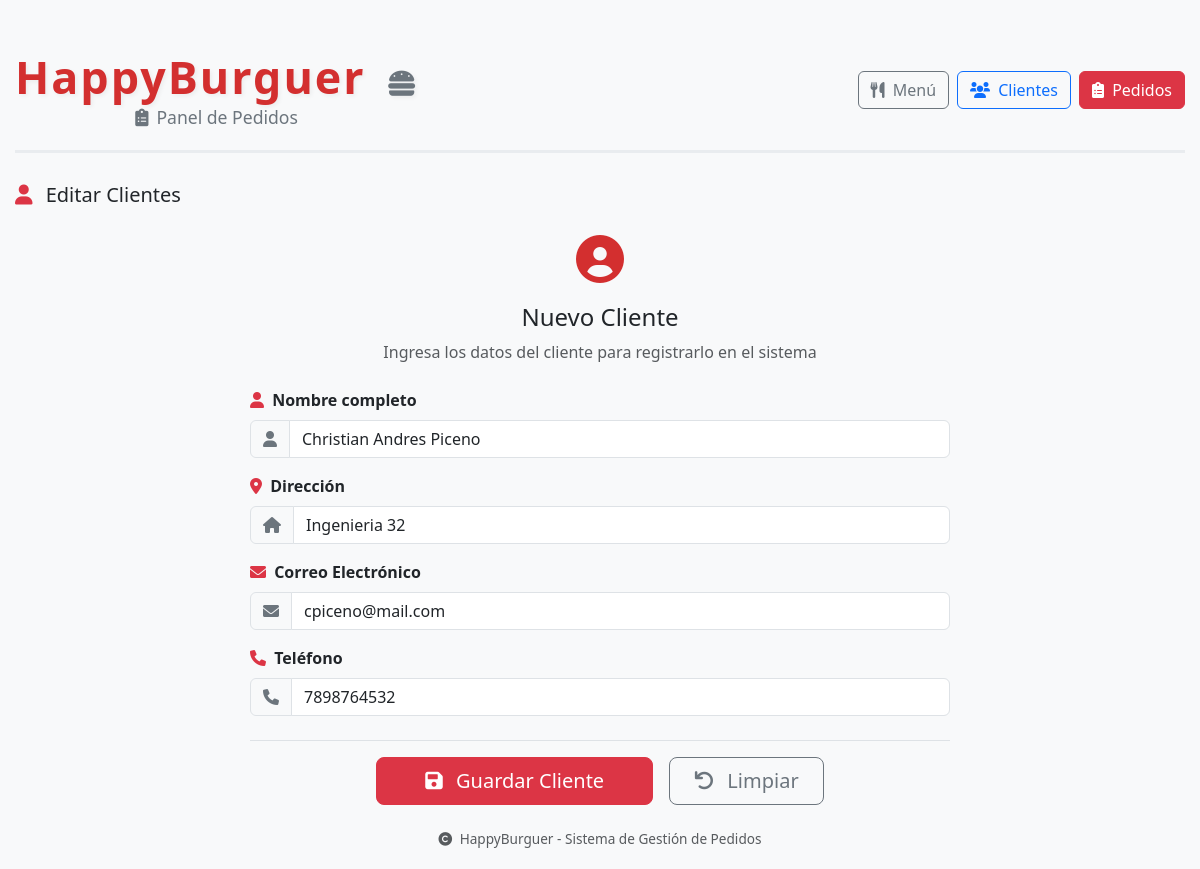
The page /clientes/2 on the database its author committed.
### tables this page shows
CREATE TABLE Clientes (
                                    clave INTEGER PRIMARY KEY AUTOINCREMENT NOT NULL,
                                    nombre varchar(200) Not Null,
                                    direccion varchar(300),
                                    correo_electronico varchar(100),
                                    telefono varchar(15));

### routes/clientes.py (the view)
@cliente_bp.route("/clientes/<int:cliente_id>")
def agrega_edita_clientes(cliente_id):
    api = "clientes.crea_cliente"
    accion = "Crear"
    cliente = {}
    claveCliente = cliente_id if cliente_id is not None and cliente_id >= 0 else 0
    if cliente_id > 0:
        api = "clientes.edita_cliente"
        accion = "Editar"
        cliente = clientes_model.obtener_id(cliente_id)
    return render_template("cliente_add_edit.html", cliente=cliente, API=api, accion = accion, claveCliente = claveCliente)

### db/db.py (called while the page is built)
    def getConnection(self):
        conn = sqlite3.connect(self.nombreDb)
        conn.execute("PRAGMA foreign_keys = ON")
        return conn

### models/cliente.py (called while the page is built)
    def obtener_id(self, claveCliente):
        with self.db.getConnection() as conn:
            return conn.execute("Select * From Clientes Where clave = ?", (claveCliente,)).fetchone()

### templates/cliente_add_edit.html (shortened to what this page needs)
{% extends 'layout.html' %}
{% block contenido %}
    <div class="clientes-card">
        <div class="d-flex justify-content-between align-items-center mb-3 flex-wrap">
            <h5 class="mb-0">
                <i class="fas fa-user me-2 text-danger"></i>
                {{ accion}} Clientes
            </h5>
        </div>
        <div class="pedidos-card" style="max-width: 700px; margin: 0 auto;">
            <div class="text-center mb-4">
                <div class="icon-form" style="font-size: 3rem; color: #d32f2f;">
                    <i class="fas fa-user-circle"></i>
                </div>
                <h4 class="mt-2">Nuevo Cliente</h4>
                <p class="text-muted">Ingresa los datos del cliente para registrarlo en el sistema</p>
            </div>
            {% if condicion %}
                <form id="formCliente" method="POST" action="{{ url_for(API) }}">
            {% else %}
                <form id="formCliente" method="POST" action="{{ url_for(API, cliente_id=claveCliente) }}">
            {% endif %}
                <div class="mb-3">
                    <label for="nombre" class="form-label fw-semibold">
                        <i class="fas fa-user me-1 text-danger"></i> Nombre completo
                    </label>
                    <div class="input-group">
                        <span class="input-group-text bg-light">
                            <i class="fas fa-user text-secondary"></i>
                        </span>
                        <input type="text"
                               class="form-control"
                               id="nombre"
                               name="nombre"
                               placeholder="Ej: Juan Pérez Gómez"
                               required
                               value="{{cliente[1]}}"
                               autofocus>
                    </div>
                </div>
                <div class="mb-3">
                    <label for="direccion" class="form-label fw-semibold">
                        <i class="fas fa-map-marker-alt me-1 text-danger"></i> Dirección
                    </label>
                    <div class="input-group">
                        <span class="input-group-text bg-light">
                            <i class="fas fa-home text-secondary"></i>
                        </span>
                        <input type="text"
                               class="form-control"
                               id="direccion"
                               name="direccion"
                               placeholder="Ej: Calle Principal #123, Colonia Centro"
                               value="{{cliente[2]}}"
                               required>
                    </div>
                </div>
                <div class="mb-3">
                    <label for="email" class="form-label fw-semibold">
                        <i class="fas fa-envelope me-1 text-danger"></i> Correo Electrónico
                    </label>
                    <div class="input-group">
                        <span class="input-group-text bg-light">
                            <i class="fas fa-envelope text-secondary"></i>
                        </span>
                        <input type="email"
                               class="form-control"
                               id="email"
                               name="email"
                               placeholder="Ej: cliente@email.com"
                               value="{{cliente[3]}}"
                               required>
                    </div>
                </div>
                <div class="mb-3">
                    <label for="telefono" class="form-label fw-semibold">
                        <i class="fas fa-phone me-1 text-danger"></i> Teléfono
                    </label>
                    <div class="input-group">
                        <span class="input-group-text bg-light">
                            <i class="fas fa-phone text-secondary"></i>
                        </span>
                        <input type="tel"
                               class="form-control"
                               id="telefono"
                               name="telefono"
                               placeholder="Ej: 55-1234-5678"
                               value="{{cliente[4]}}"
                               required>
                    </div>
                </div>
                <div class="d-flex gap-3 mt-4 pt-3 border-top flex-wrap justify-content-center">
                    <button type="submit" class="btn btn-danger btn-lg px-5" id="btnEnviar">
                        <i class="fas fa-save me-2"></i> Guardar Cliente
                    </button>
                    <button type="reset" class="btn btn-outline-secondary btn-lg px-4">
                        <i class="fas fa-undo me-2"></i> Limpiar
                    </button>
                </div>
            </form>
        </div>
    </div>
{% endblock %}

### static/css/style.css (style rules this page uses)
body { background-color: #f8f9fa; font-family: 'Segoe UI', Tahoma, Geneva, Verdana, sans-serif; }

### rows shown on the page
Clientes: nombre "Christian Andres Piceno", direccion "Ingenieria 32", email "cpiceno@mail.com", telefono "7898764532"

### other values the page prints
{{ accion }} "Editar"
